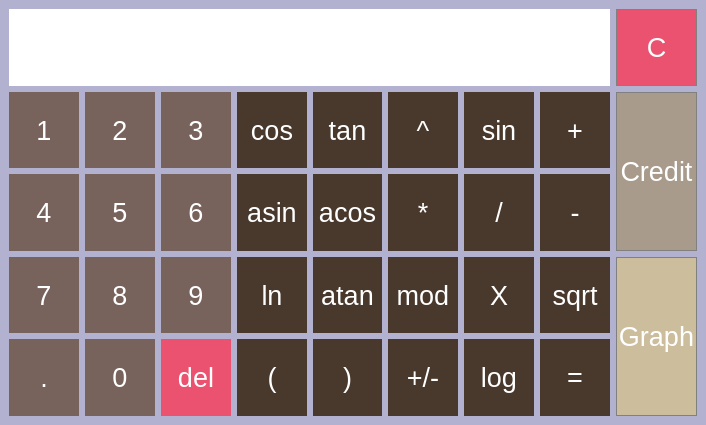
<?xml version="1.0" encoding="UTF-8"?>
<ui version="4.0">
 <class>MainWindow</class>
 <widget class="QMainWindow" name="MainWindow">
  <property name="geometry">
   <rect>
    <x>0</x>
    <y>0</y>
    <width>706</width>
    <height>425</height>
   </rect>
  </property>
  <property name="sizePolicy">
   <sizepolicy hsizetype="Minimum" vsizetype="Preferred">
    <horstretch>0</horstretch>
    <verstretch>0</verstretch>
   </sizepolicy>
  </property>
  <property name="windowTitle">
   <string>MainWindow</string>
  </property>
  <property name="styleSheet">
   <string notr="true">background-color: #B2B1CF;</string>
  </property>
  <property name="iconSize">
   <size>
    <width>32</width>
    <height>32</height>
   </size>
  </property>
  <widget class="QWidget" name="centralwidget">
   <layout class="QGridLayout" name="gridLayout_2">
    <item row="3" column="0" colspan="7">
     <layout class="QGridLayout" name="gridLayout_3">
      <item row="0" column="2">
       <widget class="QPushButton" name="pushButton_three">
        <property name="sizePolicy">
         <sizepolicy hsizetype="Minimum" vsizetype="Minimum">
          <horstretch>0</horstretch>
          <verstretch>0</verstretch>
         </sizepolicy>
        </property>
        <property name="font">
         <font>
          <pointsize>20</pointsize>
         </font>
        </property>
        <property name="styleSheet">
         <string notr="true">QPushButton:pressed {
	background-color: white;
	color: black;
}

QPushButton {
	border: 0px solid gray;
	background-color: #77625C;
	color: white;
}
QPushButton:pressed {
	background-color: white;
	color: black;
}

QPushButton {
	border: 0px solid gray;
	background-color: #77625C;
	color: white;
}
</string>
        </property>
        <property name="text">
         <string>3</string>
        </property>
       </widget>
      </item>
      <item row="0" column="3">
       <widget class="QPushButton" name="pushButton_cos">
        <property name="sizePolicy">
         <sizepolicy hsizetype="Minimum" vsizetype="Preferred">
          <horstretch>0</horstretch>
          <verstretch>0</verstretch>
         </sizepolicy>
        </property>
        <property name="font">
         <font>
          <pointsize>20</pointsize>
         </font>
        </property>
        <property name="styleSheet">
         <string notr="true">QPushButton:pressed {
	background-color: white;
	color: black;
}

QPushButton {
	border: 0px solid gray;
	background-color: #49392C;
	color: white;
}
</string>
        </property>
        <property name="text">
         <string>cos</string>
        </property>
       </widget>
      </item>
      <item row="0" column="5">
       <widget class="QPushButton" name="pushButton_pow">
        <property name="sizePolicy">
         <sizepolicy hsizetype="Minimum" vsizetype="Preferred">
          <horstretch>0</horstretch>
          <verstretch>0</verstretch>
         </sizepolicy>
        </property>
        <property name="font">
         <font>
          <pointsize>20</pointsize>
         </font>
        </property>
        <property name="styleSheet">
         <string notr="true">QPushButton:pressed {
	background-color: white;
	color: black;
}

QPushButton {
	border: 0px solid gray;
	background-color: #49392C;
	color: white;
}
</string>
        </property>
        <property name="text">
         <string>^</string>
        </property>
       </widget>
      </item>
      <item row="0" column="4">
       <widget class="QPushButton" name="pushButton_tan">
        <property name="sizePolicy">
         <sizepolicy hsizetype="Minimum" vsizetype="Preferred">
          <horstretch>0</horstretch>
          <verstretch>0</verstretch>
         </sizepolicy>
        </property>
        <property name="font">
         <font>
          <pointsize>20</pointsize>
         </font>
        </property>
        <property name="styleSheet">
         <string notr="true">QPushButton:pressed {
	background-color: white;
	color: black;
}

QPushButton {
	border: 0px solid gray;
	background-color: #49392C;
	color: white;
}
</string>
        </property>
        <property name="text">
         <string>tan</string>
        </property>
       </widget>
      </item>
      <item row="0" column="1">
       <widget class="QPushButton" name="pushButton_two">
        <property name="sizePolicy">
         <sizepolicy hsizetype="Minimum" vsizetype="Minimum">
          <horstretch>0</horstretch>
          <verstretch>0</verstretch>
         </sizepolicy>
        </property>
        <property name="font">
         <font>
          <pointsize>20</pointsize>
         </font>
        </property>
        <property name="styleSheet">
         <string notr="true">QPushButton:pressed {
	background-color: white;
	color: black;
}

QPushButton {
	border: 0px solid gray;
	background-color: #77625C;
	color: white;
}
QPushButton:pressed {
	background-color: white;
	color: black;
}

QPushButton {
	border: 0px solid gray;
	background-color: #77625C;
	color: white;
}
</string>
        </property>
        <property name="text">
         <string>2</string>
        </property>
       </widget>
      </item>
      <item row="0" column="0">
       <widget class="QPushButton" name="pushButton_one">
        <property name="sizePolicy">
         <sizepolicy hsizetype="Minimum" vsizetype="Minimum">
          <horstretch>0</horstretch>
          <verstretch>0</verstretch>
         </sizepolicy>
        </property>
        <property name="font">
         <font>
          <pointsize>20</pointsize>
         </font>
        </property>
        <property name="styleSheet">
         <string notr="true">QPushButton:pressed {
	background-color: white;
	color: black;
}

QPushButton {
	border: 0px solid gray;
	background-color: #77625C;
	color: white;
}
QPushButton:pressed {
	background-color: white;
	color: black;
}

QPushButton {
	border: 0px solid gray;
	background-color: #77625C;
	color: white;
}
</string>
        </property>
        <property name="text">
         <string>1</string>
        </property>
       </widget>
      </item>
      <item row="0" column="7">
       <widget class="QPushButton" name="pushButton_pluce">
        <property name="sizePolicy">
         <sizepolicy hsizetype="Minimum" vsizetype="Preferred">
          <horstretch>0</horstretch>
          <verstretch>0</verstretch>
         </sizepolicy>
        </property>
        <property name="font">
         <font>
          <pointsize>20</pointsize>
         </font>
        </property>
        <property name="styleSheet">
         <string notr="true">QPushButton:pressed {
	background-color: white;
	color: black;
}

QPushButton {
	border: 0px solid gray;
	background-color: #49392C;
	color: white;
}
</string>
        </property>
        <property name="text">
         <string>+</string>
        </property>
       </widget>
      </item>
      <item row="0" column="6">
       <widget class="QPushButton" name="pushButton_sin">
        <property name="sizePolicy">
         <sizepolicy hsizetype="Minimum" vsizetype="Preferred">
          <horstretch>0</horstretch>
          <verstretch>0</verstretch>
         </sizepolicy>
        </property>
        <property name="font">
         <font>
          <pointsize>20</pointsize>
         </font>
        </property>
        <property name="styleSheet">
         <string notr="true">QPushButton:pressed {
	background-color: white;
	color: black;
}

QPushButton {
	border: 0px solid gray;
	background-color: #49392C;
	color: white;
}
</string>
        </property>
        <property name="text">
         <string>sin</string>
        </property>
       </widget>
      </item>
     </layout>
    </item>
    <item row="4" column="0" colspan="7">
     <layout class="QGridLayout" name="gridLayout_4">
      <item row="0" column="6">
       <widget class="QPushButton" name="pushButton_div">
        <property name="sizePolicy">
         <sizepolicy hsizetype="Minimum" vsizetype="Preferred">
          <horstretch>0</horstretch>
          <verstretch>0</verstretch>
         </sizepolicy>
        </property>
        <property name="font">
         <font>
          <pointsize>20</pointsize>
         </font>
        </property>
        <property name="styleSheet">
         <string notr="true">QPushButton:pressed {
	background-color: white;
	color: black;
}

QPushButton {
	border: 0px solid gray;
	background-color: #49392C;
	color: white;
}
</string>
        </property>
        <property name="text">
         <string>/</string>
        </property>
       </widget>
      </item>
      <item row="0" column="4">
       <widget class="QPushButton" name="pushButton_acos">
        <property name="sizePolicy">
         <sizepolicy hsizetype="Minimum" vsizetype="Preferred">
          <horstretch>0</horstretch>
          <verstretch>0</verstretch>
         </sizepolicy>
        </property>
        <property name="font">
         <font>
          <pointsize>20</pointsize>
         </font>
        </property>
        <property name="styleSheet">
         <string notr="true">QPushButton:pressed {
	background-color: white;
	color: black;
}

QPushButton {
	border: 0px solid gray;
	background-color: #49392C;
	color: white;
}
</string>
        </property>
        <property name="text">
         <string>acos</string>
        </property>
       </widget>
      </item>
      <item row="0" column="5">
       <widget class="QPushButton" name="pushButton_mult">
        <property name="sizePolicy">
         <sizepolicy hsizetype="Minimum" vsizetype="Preferred">
          <horstretch>0</horstretch>
          <verstretch>0</verstretch>
         </sizepolicy>
        </property>
        <property name="font">
         <font>
          <pointsize>20</pointsize>
         </font>
        </property>
        <property name="styleSheet">
         <string notr="true">QPushButton:pressed {
	background-color: white;
	color: black;
}

QPushButton {
	border: 0px solid gray;
	background-color: #49392C;
	color: white;
}
</string>
        </property>
        <property name="text">
         <string>*</string>
        </property>
       </widget>
      </item>
      <item row="0" column="1">
       <widget class="QPushButton" name="pushButton_five">
        <property name="sizePolicy">
         <sizepolicy hsizetype="Minimum" vsizetype="Minimum">
          <horstretch>0</horstretch>
          <verstretch>0</verstretch>
         </sizepolicy>
        </property>
        <property name="font">
         <font>
          <pointsize>20</pointsize>
         </font>
        </property>
        <property name="styleSheet">
         <string notr="true">QPushButton:pressed {
	background-color: white;
	color: black;
}

QPushButton {
	border: 0px solid gray;
	background-color: #77625C;
	color: white;
}
QPushButton:pressed {
	background-color: white;
	color: black;
}

QPushButton {
	border: 0px solid gray;
	background-color: #77625C;
	color: white;
}
</string>
        </property>
        <property name="text">
         <string>5</string>
        </property>
       </widget>
      </item>
      <item row="0" column="0">
       <widget class="QPushButton" name="pushButton_four">
        <property name="sizePolicy">
         <sizepolicy hsizetype="Minimum" vsizetype="Minimum">
          <horstretch>0</horstretch>
          <verstretch>0</verstretch>
         </sizepolicy>
        </property>
        <property name="font">
         <font>
          <pointsize>20</pointsize>
         </font>
        </property>
        <property name="styleSheet">
         <string notr="true">QPushButton:pressed {
	background-color: white;
	color: black;
}

QPushButton {
	border: 0px solid gray;
	background-color: #77625C;
	color: white;
}
QPushButton:pressed {
	background-color: white;
	color: black;
}

QPushButton {
	border: 0px solid gray;
	background-color: #77625C;
	color: white;
}
</string>
        </property>
        <property name="text">
         <string>4</string>
        </property>
       </widget>
      </item>
      <item row="0" column="2">
       <widget class="QPushButton" name="pushButton_six">
        <property name="sizePolicy">
         <sizepolicy hsizetype="Minimum" vsizetype="Minimum">
          <horstretch>0</horstretch>
          <verstretch>0</verstretch>
         </sizepolicy>
        </property>
        <property name="font">
         <font>
          <pointsize>20</pointsize>
         </font>
        </property>
        <property name="styleSheet">
         <string notr="true">QPushButton:pressed {
	background-color: white;
	color: black;
}

QPushButton {
	border: 0px solid gray;
	background-color: #77625C;
	color: white;
}
QPushButton:pressed {
	background-color: white;
	color: black;
}

QPushButton {
	border: 0px solid gray;
	background-color: #77625C;
	color: white;
}
</string>
        </property>
        <property name="text">
         <string>6</string>
        </property>
       </widget>
      </item>
      <item row="0" column="3">
       <widget class="QPushButton" name="pushButton_asin">
        <property name="sizePolicy">
         <sizepolicy hsizetype="Minimum" vsizetype="Preferred">
          <horstretch>0</horstretch>
          <verstretch>0</verstretch>
         </sizepolicy>
        </property>
        <property name="font">
         <font>
          <pointsize>20</pointsize>
         </font>
        </property>
        <property name="styleSheet">
         <string notr="true">QPushButton:pressed {
	background-color: white;
	color: black;
}

QPushButton {
	border: 0px solid gray;
	background-color: #49392C;
	color: white;
}
</string>
        </property>
        <property name="text">
         <string>asin</string>
        </property>
       </widget>
      </item>
      <item row="0" column="7">
       <widget class="QPushButton" name="pushButton_minus">
        <property name="sizePolicy">
         <sizepolicy hsizetype="Minimum" vsizetype="Preferred">
          <horstretch>0</horstretch>
          <verstretch>0</verstretch>
         </sizepolicy>
        </property>
        <property name="font">
         <font>
          <pointsize>20</pointsize>
         </font>
        </property>
        <property name="styleSheet">
         <string notr="true">QPushButton:pressed {
	background-color: white;
	color: black;
}

QPushButton {
	border: 0px solid gray;
	background-color: #49392C;
	color: white;
}
</string>
        </property>
        <property name="text">
         <string>-</string>
        </property>
       </widget>
      </item>
     </layout>
    </item>
    <item row="3" column="7" rowspan="2">
     <layout class="QVBoxLayout" name="verticalLayout_2">
      <item>
       <widget class="QPushButton" name="pushButton_credit">
        <property name="sizePolicy">
         <sizepolicy hsizetype="Minimum" vsizetype="Preferred">
          <horstretch>0</horstretch>
          <verstretch>0</verstretch>
         </sizepolicy>
        </property>
        <property name="font">
         <font>
          <pointsize>20</pointsize>
         </font>
        </property>
        <property name="styleSheet">
         <string notr="true">QPushButton:pressed {
	background-color: white;
	color: black;
}

QPushButton {
	border: 1px solid gray;
	background-color: #A89B8C;
	color: white;
}
</string>
        </property>
        <property name="text">
         <string>Credit</string>
        </property>
       </widget>
      </item>
     </layout>
    </item>
    <item row="2" column="7">
     <layout class="QGridLayout" name="gridLayout">
      <item row="0" column="0">
       <widget class="QPushButton" name="pushButton_del">
        <property name="sizePolicy">
         <sizepolicy hsizetype="Minimum" vsizetype="Preferred">
          <horstretch>0</horstretch>
          <verstretch>0</verstretch>
         </sizepolicy>
        </property>
        <property name="font">
         <font>
          <pointsize>20</pointsize>
         </font>
        </property>
        <property name="styleSheet">
         <string notr="true">QPushButton:pressed {
	background-color: black;
	color: white;
}

QPushButton {
	border: 1px solid gray;
	background-color:  #EA526F;
	color: white;
}
</string>
        </property>
        <property name="text">
         <string>C</string>
        </property>
       </widget>
      </item>
     </layout>
    </item>
    <item row="2" column="0" colspan="7">
     <layout class="QVBoxLayout" name="verticalLayout_4">
      <item>
       <widget class="QLabel" name="result_show">
        <property name="font">
         <font>
          <pointsize>25</pointsize>
         </font>
        </property>
        <property name="styleSheet">
         <string notr="true">background-color: #FFFFFF;
color: black;</string>
        </property>
        <property name="text">
         <string/>
        </property>
        <property name="alignment">
         <set>Qt::AlignRight|Qt::AlignTrailing|Qt::AlignVCenter</set>
        </property>
       </widget>
      </item>
     </layout>
    </item>
    <item row="5" column="0" colspan="7">
     <layout class="QGridLayout" name="gridLayout_5">
      <item row="0" column="3">
       <widget class="QPushButton" name="pushButton_ln">
        <property name="sizePolicy">
         <sizepolicy hsizetype="Minimum" vsizetype="Preferred">
          <horstretch>0</horstretch>
          <verstretch>0</verstretch>
         </sizepolicy>
        </property>
        <property name="font">
         <font>
          <pointsize>20</pointsize>
         </font>
        </property>
        <property name="styleSheet">
         <string notr="true">QPushButton:pressed {
	background-color: white;
	color: black;
}

QPushButton {
	border: 0px solid gray;
	background-color: #49392C;
	color: white;
}
</string>
        </property>
        <property name="text">
         <string>ln</string>
        </property>
       </widget>
      </item>
      <item row="0" column="6">
       <widget class="QPushButton" name="pushButton_x">
        <property name="sizePolicy">
         <sizepolicy hsizetype="Minimum" vsizetype="Preferred">
          <horstretch>0</horstretch>
          <verstretch>0</verstretch>
         </sizepolicy>
        </property>
        <property name="font">
         <font>
          <pointsize>20</pointsize>
         </font>
        </property>
        <property name="styleSheet">
         <string notr="true">QPushButton:pressed {
	background-color: white;
	color: black;
}

QPushButton {
	border: 0px solid gray;
	background-color: #49392C;
	color: white;
}
</string>
        </property>
        <property name="text">
         <string>X</string>
        </property>
       </widget>
      </item>
      <item row="0" column="4">
       <widget class="QPushButton" name="pushButton_atan">
        <property name="sizePolicy">
         <sizepolicy hsizetype="Minimum" vsizetype="Preferred">
          <horstretch>0</horstretch>
          <verstretch>0</verstretch>
         </sizepolicy>
        </property>
        <property name="font">
         <font>
          <pointsize>20</pointsize>
         </font>
        </property>
        <property name="styleSheet">
         <string notr="true">QPushButton:pressed {
	background-color: white;
	color: black;
}

QPushButton {
	border: 0px solid gray;
	background-color: #49392C;
	color: white;
}
</string>
        </property>
        <property name="text">
         <string>atan</string>
        </property>
       </widget>
      </item>
      <item row="0" column="2">
       <widget class="QPushButton" name="pushButton_nine">
        <property name="sizePolicy">
         <sizepolicy hsizetype="Minimum" vsizetype="Minimum">
          <horstretch>0</horstretch>
          <verstretch>0</verstretch>
         </sizepolicy>
        </property>
        <property name="font">
         <font>
          <pointsize>20</pointsize>
         </font>
        </property>
        <property name="styleSheet">
         <string notr="true">QPushButton:pressed {
	background-color: white;
	color: black;
}

QPushButton {
	border: 0px solid gray;
	background-color: #77625C;
	color: white;
}
QPushButton:pressed {
	background-color: white;
	color: black;
}

QPushButton {
	border: 0px solid gray;
	background-color: #77625C;
	color: white;
}
</string>
        </property>
        <property name="text">
         <string>9</string>
        </property>
       </widget>
      </item>
      <item row="0" column="0">
       <widget class="QPushButton" name="pushButton_seven">
        <property name="sizePolicy">
         <sizepolicy hsizetype="Minimum" vsizetype="Minimum">
          <horstretch>0</horstretch>
          <verstretch>0</verstretch>
         </sizepolicy>
        </property>
        <property name="font">
         <font>
          <pointsize>20</pointsize>
         </font>
        </property>
        <property name="styleSheet">
         <string notr="true">QPushButton:pressed {
	background-color: white;
	color: black;
}

QPushButton {
	border: 0px solid gray;
	background-color: #77625C;
	color: white;
}
QPushButton:pressed {
	background-color: white;
	color: black;
}

QPushButton {
	border: 0px solid gray;
	background-color: #77625C;
	color: white;
}
</string>
        </property>
        <property name="text">
         <string>7</string>
        </property>
       </widget>
      </item>
      <item row="0" column="1">
       <widget class="QPushButton" name="pushButton_eight">
        <property name="sizePolicy">
         <sizepolicy hsizetype="Minimum" vsizetype="Minimum">
          <horstretch>0</horstretch>
          <verstretch>0</verstretch>
         </sizepolicy>
        </property>
        <property name="font">
         <font>
          <pointsize>20</pointsize>
         </font>
        </property>
        <property name="styleSheet">
         <string notr="true">QPushButton:pressed {
	background-color: white;
	color: black;
}

QPushButton {
	border: 0px solid gray;
	background-color: #77625C;
	color: white;
}
QPushButton:pressed {
	background-color: white;
	color: black;
}

QPushButton {
	border: 0px solid gray;
	background-color: #77625C;
	color: white;
}
</string>
        </property>
        <property name="text">
         <string>8</string>
        </property>
       </widget>
      </item>
      <item row="0" column="5">
       <widget class="QPushButton" name="pushButton_mod">
        <property name="sizePolicy">
         <sizepolicy hsizetype="Minimum" vsizetype="Preferred">
          <horstretch>0</horstretch>
          <verstretch>0</verstretch>
         </sizepolicy>
        </property>
        <property name="font">
         <font>
          <pointsize>20</pointsize>
         </font>
        </property>
        <property name="styleSheet">
         <string notr="true">QPushButton:pressed {
	background-color: white;
	color: black;
}

QPushButton {
	border: 0px solid gray;
	background-color: #49392C;
	color: white;
}
</string>
        </property>
        <property name="text">
         <string>mod</string>
        </property>
       </widget>
      </item>
      <item row="0" column="7">
       <widget class="QPushButton" name="pushButton_sqrt">
        <property name="sizePolicy">
         <sizepolicy hsizetype="Minimum" vsizetype="Preferred">
          <horstretch>0</horstretch>
          <verstretch>0</verstretch>
         </sizepolicy>
        </property>
        <property name="font">
         <font>
          <pointsize>20</pointsize>
         </font>
        </property>
        <property name="styleSheet">
         <string notr="true">QPushButton:pressed {
	background-color: white;
	color: black;
}

QPushButton {
	border: 0px solid gray;
	background-color: #49392C;
	color: white;
}
</string>
        </property>
        <property name="text">
         <string>sqrt</string>
        </property>
       </widget>
      </item>
     </layout>
    </item>
    <item row="6" column="0" colspan="7">
     <layout class="QGridLayout" name="gridLayout_6">
      <item row="0" column="6">
       <widget class="QPushButton" name="pushButton_log">
        <property name="sizePolicy">
         <sizepolicy hsizetype="Minimum" vsizetype="Preferred">
          <horstretch>0</horstretch>
          <verstretch>0</verstretch>
         </sizepolicy>
        </property>
        <property name="font">
         <font>
          <pointsize>20</pointsize>
         </font>
        </property>
        <property name="styleSheet">
         <string notr="true">QPushButton:pressed {
	background-color: white;
	color: black;
}

QPushButton {
	border: 0px solid gray;
	background-color: #49392C;
	color: white;
}
</string>
        </property>
        <property name="text">
         <string>log</string>
        </property>
       </widget>
      </item>
      <item row="0" column="0">
       <widget class="QPushButton" name="pushButton_dot">
        <property name="sizePolicy">
         <sizepolicy hsizetype="Minimum" vsizetype="Minimum">
          <horstretch>0</horstretch>
          <verstretch>0</verstretch>
         </sizepolicy>
        </property>
        <property name="font">
         <font>
          <pointsize>20</pointsize>
         </font>
        </property>
        <property name="styleSheet">
         <string notr="true">QPushButton:pressed {
	background-color: white;
	color: black;
}

QPushButton {
	border: 0px solid gray;
	background-color: #77625C;
	color: white;
}
QPushButton:pressed {
	background-color: white;
	color: black;
}

QPushButton {
	border: 0px solid gray;
	background-color: #77625C;
	color: white;
}
</string>
        </property>
        <property name="text">
         <string>.</string>
        </property>
       </widget>
      </item>
      <item row="0" column="4">
       <widget class="QPushButton" name="pushButton_right_bracket">
        <property name="sizePolicy">
         <sizepolicy hsizetype="Minimum" vsizetype="Preferred">
          <horstretch>0</horstretch>
          <verstretch>0</verstretch>
         </sizepolicy>
        </property>
        <property name="font">
         <font>
          <pointsize>20</pointsize>
         </font>
        </property>
        <property name="styleSheet">
         <string notr="true">QPushButton:pressed {
	background-color: white;
	color: black;
}

QPushButton {
	border: 0px solid gray;
	background-color: #49392C;
	color: white;
}
</string>
        </property>
        <property name="text">
         <string>)</string>
        </property>
       </widget>
      </item>
      <item row="0" column="5">
       <widget class="QPushButton" name="pushButton_unar">
        <property name="sizePolicy">
         <sizepolicy hsizetype="Minimum" vsizetype="Preferred">
          <horstretch>0</horstretch>
          <verstretch>0</verstretch>
         </sizepolicy>
        </property>
        <property name="font">
         <font>
          <pointsize>20</pointsize>
         </font>
        </property>
        <property name="styleSheet">
         <string notr="true">QPushButton:pressed {
	background-color: white;
	color: black;
}

QPushButton {
	border: 0px solid gray;
	background-color: #49392C;
	color: white;
}
</string>
        </property>
        <property name="text">
         <string>+/-</string>
        </property>
       </widget>
      </item>
      <item row="0" column="3">
       <widget class="QPushButton" name="pushButton_left_bracket">
        <property name="sizePolicy">
         <sizepolicy hsizetype="Minimum" vsizetype="Preferred">
          <horstretch>0</horstretch>
          <verstretch>0</verstretch>
         </sizepolicy>
        </property>
        <property name="font">
         <font>
          <pointsize>20</pointsize>
         </font>
        </property>
        <property name="styleSheet">
         <string notr="true">QPushButton:pressed {
	background-color: white;
	color: black;
}

QPushButton {
	border: 0px solid gray;
	background-color: #49392C;
	color: white;
}
</string>
        </property>
        <property name="text">
         <string>(</string>
        </property>
       </widget>
      </item>
      <item row="0" column="8">
       <widget class="QPushButton" name="pushButton_equal">
        <property name="sizePolicy">
         <sizepolicy hsizetype="Minimum" vsizetype="Preferred">
          <horstretch>0</horstretch>
          <verstretch>0</verstretch>
         </sizepolicy>
        </property>
        <property name="font">
         <font>
          <pointsize>20</pointsize>
         </font>
        </property>
        <property name="styleSheet">
         <string notr="true">QPushButton:pressed {
	background-color: white;
	color: black;
}

QPushButton {
	border: 0px solid gray;
	background-color: #49392C;
	color: white;
}
</string>
        </property>
        <property name="text">
         <string>=</string>
        </property>
       </widget>
      </item>
      <item row="0" column="1">
       <widget class="QPushButton" name="pushButton_zero">
        <property name="sizePolicy">
         <sizepolicy hsizetype="Minimum" vsizetype="Minimum">
          <horstretch>0</horstretch>
          <verstretch>0</verstretch>
         </sizepolicy>
        </property>
        <property name="font">
         <font>
          <pointsize>20</pointsize>
         </font>
        </property>
        <property name="styleSheet">
         <string notr="true">QPushButton:pressed {
	background-color: white;
	color: black;
}

QPushButton {
	border: 0px solid gray;
	background-color: #77625C;
	color: white;
}
QPushButton:pressed {
	background-color: white;
	color: black;
}

QPushButton {
	border: 0px solid gray;
	background-color: #77625C;
	color: white;
}
</string>
        </property>
        <property name="text">
         <string>0</string>
        </property>
       </widget>
      </item>
      <item row="0" column="2">
       <widget class="QPushButton" name="pushButton_del_all">
        <property name="sizePolicy">
         <sizepolicy hsizetype="Minimum" vsizetype="Preferred">
          <horstretch>0</horstretch>
          <verstretch>0</verstretch>
         </sizepolicy>
        </property>
        <property name="font">
         <font>
          <pointsize>20</pointsize>
         </font>
        </property>
        <property name="styleSheet">
         <string notr="true">QPushButton:pressed {
	background-color: white;
	color: black;
}

QPushButton {
	border: 0px solid gray;
	background-color: #EA526F;
	color: white;
}
</string>
        </property>
        <property name="text">
         <string>del</string>
        </property>
       </widget>
      </item>
     </layout>
    </item>
    <item row="5" column="7" rowspan="2">
     <layout class="QVBoxLayout" name="verticalLayout_5">
      <item>
       <widget class="QPushButton" name="pushButton_graph">
        <property name="sizePolicy">
         <sizepolicy hsizetype="Minimum" vsizetype="Preferred">
          <horstretch>0</horstretch>
          <verstretch>0</verstretch>
         </sizepolicy>
        </property>
        <property name="font">
         <font>
          <pointsize>20</pointsize>
         </font>
        </property>
        <property name="styleSheet">
         <string notr="true">QPushButton:pressed {
	background-color: white;
	color: black;
}

QPushButton {
	border: 1px solid gray;
	background-color: #CCBD9D;
	color: white;
}
</string>
        </property>
        <property name="text">
         <string>Graph</string>
        </property>
       </widget>
      </item>
     </layout>
    </item>
   </layout>
  </widget>
 </widget>
 <resources/>
 <connections/>
</ui>
